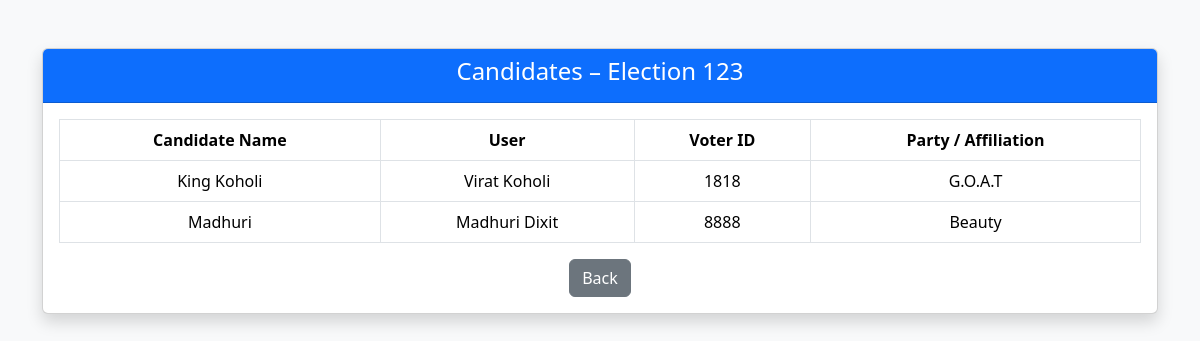
Page /admin/election/4/candidates (signed in) on the committed database.
### tables this page shows
CREATE TABLE elections (
            id INTEGER PRIMARY KEY AUTOINCREMENT,
            title TEXT NOT NULL,
            description TEXT,
            status TEXT CHECK(status IN ('upcoming', 'active', 'closed')) NOT NULL DEFAULT 'upcoming',
            created_by INTEGER NOT NULL
        );

CREATE TABLE candidates (
            id INTEGER PRIMARY KEY AUTOINCREMENT,
            election_id INTEGER NOT NULL,
            user_id INTEGER NOT NULL,
            display_name TEXT NOT NULL,
            party_or_description TEXT,
            UNIQUE (election_id, user_id)
        );

CREATE TABLE users (
            id INTEGER PRIMARY KEY AUTOINCREMENT,
            full_name TEXT NOT NULL,
            email TEXT UNIQUE NOT NULL,
            password TEXT NOT NULL,
            aadhaar_number TEXT UNIQUE NOT NULL,
            voter_id TEXT UNIQUE NOT NULL,
            role TEXT CHECK(role IN ('voter', 'admin')) NOT NULL
        );

### app.py (the view)
@app.route("/admin/election/<int:election_id>/candidates")
@login_required
@admin_required
def admin_view_candidates(election_id):
    conn = get_db_connection()
    election = conn.execute(
        "SELECT * FROM elections WHERE id = ?",
        (election_id,)
    ).fetchone()
    if election is None:
        conn.close()
        flash("Election not found", "danger")
        return redirect(url_for("admin_elections"))
    candidates = conn.execute("""
        SELECT
            c.display_name,
            c.party_or_description,
            u.full_name,
            u.voter_id
        FROM candidates c
        JOIN users u ON c.user_id = u.id
        WHERE c.election_id = ?
    """, (election_id,)).fetchall()
    conn.close()
    return render_template(
        "admin/view_candidates.html",
        election=election,
        candidates=candidates
    )

### app.py (called while the page is built)
def get_db_connection():
    conn = sqlite3.connect(DATABASE)
    conn.row_factory = sqlite3.Row
    return conn

def login_required(view_func):
    @wraps(view_func)
    def wrapper(*args, **kwargs):
        if "user_id" not in session:
            flash("Please login first", "danger")
            return redirect(url_for("login"))
        return view_func(*args, **kwargs)
    return wrapper

def admin_required(view_func):
    @wraps(view_func)
    def wrapper(*args, **kwargs):
        if "user_id" not in session:
            flash("Please login first", "danger")
            return redirect(url_for("login"))
        if session.get("role") != "admin":
            flash("Admin access required", "danger")
            return redirect(url_for("login"))
        return view_func(*args, **kwargs)
    return wrapper

### templates/admin/view_candidates.html (shortened to what this page needs)
<!DOCTYPE html>
<html lang="en">
<head>
    <link href="https://cdn.jsdelivr.net/npm/bootstrap@5.3.2/dist/css/bootstrap.min.css" rel="stylesheet">
</head>
<body class="bg-light">
<div class="container mt-5">
    <div class="card shadow">
        <div class="card-header bg-primary text-white text-center">
            <h4>Candidates – {{ election.title }}</h4>
        </div>
        <div class="card-body">
            {% if candidates %}
            <table class="table table-bordered text-center">
                <thead>
                    <tr>
                        <th>Candidate Name</th>
                        <th>User</th>
                        <th>Voter ID</th>
                        <th>Party / Affiliation</th>
                    </tr>
                </thead>
                <tbody>
                    {% for c in candidates %}
                    <tr>
                        <td>{{ c.display_name }}</td>
                        <td>{{ c.full_name }}</td>
                        <td>{{ c.voter_id }}</td>
                        <td>{{ c.party_or_description or "Independent" }}</td>
                    </tr>
                    {% endfor %}
                </tbody>
            </table>
            {% else %}
                <p class="text-center text-muted">No candidates added yet.</p>
            {% endif %}
            <div class="text-center mt-3">
                <a href="/admin/elections" class="btn btn-secondary">Back</a>
            </div>
        </div>
    </div>
</div>
</body>
</html>

### rows in the picture
elections: title "Election 123"
candidates: display_name "King Koholi", full_name "Virat Koholi", voter_id "1818", party_or_description "G.O.A.T"
candidates: display_name "Madhuri", full_name "Madhuri Dixit", voter_id "8888", party_or_description "Beauty"
